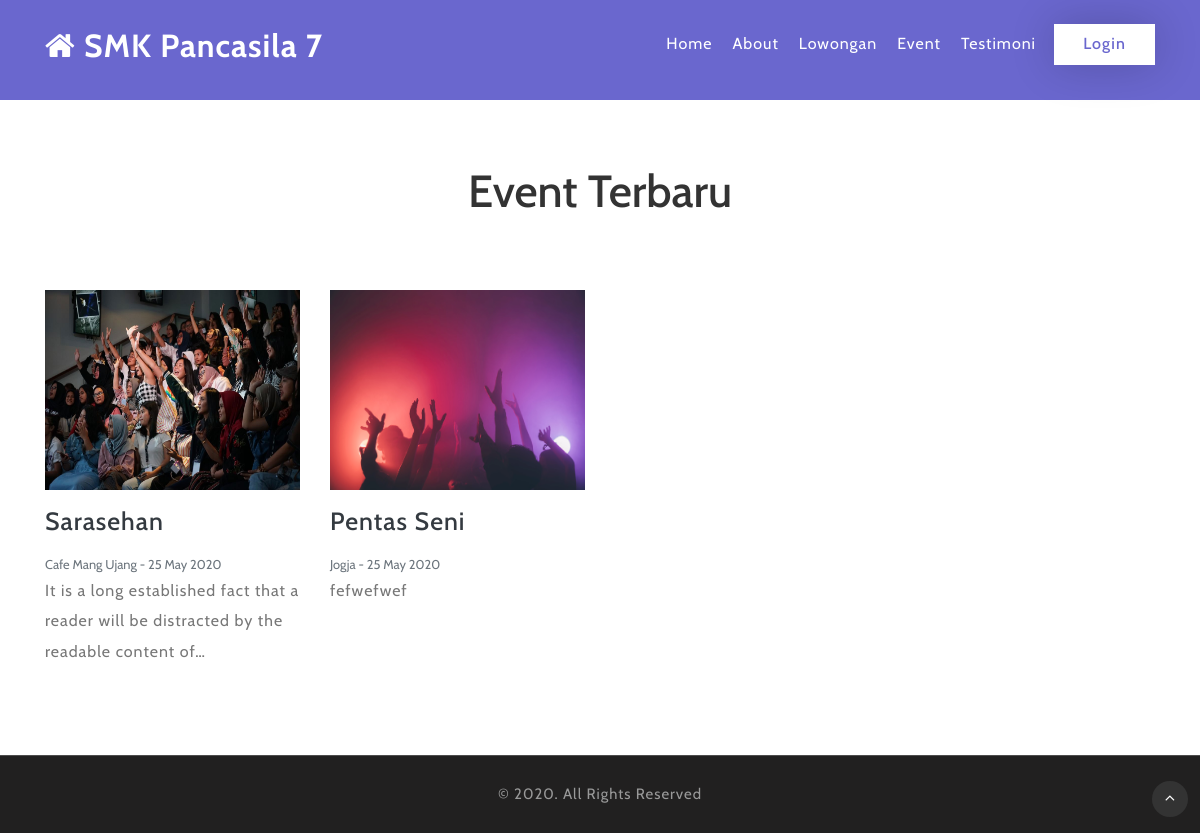
Screenshot of /index.php/front/event with the database file from the repository.
### tables this page shows
CREATE TABLE `event` (
  `id_event` int(11) NOT NULL,
  `judul_event` varchar(60) NOT NULL,
  `gambar_event` varchar(60) NOT NULL,
  `tanggal_event` date NOT NULL,
  `lokasi_event` varchar(60) NOT NULL,
  `waktu_event` varchar(30) NOT NULL,
  `deskripsi_event` text NOT NULL,
  `slug` varchar(60) NOT NULL,
  `create_at` date NOT NULL DEFAULT current_timestamp(),
  `author` varchar(30) NOT NULL
);

### application/controllers/front/Event.php (called while the page is built, shortened)
<?php
class Event extends CI_controller
{
	public function __construct()
	{
        $this->load->model('m_home');
    }
    public function index(){
        $data['title'] = "Event";
        $data['event'] = $this->m_home->getEventAll();
        $this->load->view('v_home/v_list_event', $data);
    }
}

### index.php (called while the page is built, shortened)
<?php
require_once BASEPATH.'core/CodeIgniter.php';

### application/models/M_home.php (called while the page is built, shortened)
<?php
class M_home extends CI_Model
{
    public function getEventAll(){
        return $this->db->query("SELECT * FROM `event` ORDER BY `create_at` DESC")->result_array();
    }
}

### application/views/v_home/v_list_event.php (the view, shortened to what this page needs)
<!DOCTYPE html>
<html lang="en">
<head>
    <link href="<?= base_url('assets/css/bootstrap.css') ?>" rel='stylesheet' type='text/css' />
    <link href="<?= base_url('assets/css/style.css') ?>" rel='stylesheet' type='text/css' />
    <link href="<?= base_url('assets/css/font-awesome.min.css') ?>" rel="stylesheet">
  <link rel="stylesheet" href="<?= base_url('assets/plugins/sweetalert2-theme-bootstrap-4/bootstrap-4.min.css')?>">
  <link rel="stylesheet" href="<?= base_url('assets/plugins/toastr/toastr.min.css')?>">
</head>
<body>
<header class="py-4">
    <div class="container">
            <div id="logo">
                <h1> <a href="<?=base_url()?>"><span class="fa fa-home" aria-hidden="true"></span> SMK Pancasila 7</a></h1>
            </div>
        <nav class="d-lg-flex">
            <ul class="menu mt-2 ml-auto">
                <li class=""><a href="<?=base_url()?>">Home</a></li>
                <li class=""><a href="<?=base_url()?>#about">About</a></li>
                <li class=""><a href="<?=base_url()?>/lowongan">Lowongan</a></li>
                <li class=""><a href="<?=base_url()?>/event">Event</a></li>
                <li class=""><a href="<?=base_url()?>#testimoni">Testimoni</a></li>
            </ul>
            <div class="login-icon ml-lg-2">
            <?php if($this->session->userdata('is_login') && $this->session->userdata('is_login') == 'punten' ){
                if($this->session->userdata('nama_role') == 'Alumni'){
                    echo '<a class="user" href="'.base_url().'alumni/dashboard"> Dashboard <i class="fa fa-arrow-right"></i></a>';
                }else{
                    echo '<a class="user" href="'.base_url().'admin/dashboard"> Dashboard <i class="fa fa-arrow-right"></i></a>';
                }
            }else{
                echo '<a class="user" href="#login"> Login</a>';
            }?>
            </div>
        </nav>
    </div>
</header>
<div class="banner" id="home">
    <div class="container" style=" height:100px;">
    </div>
</div>
<section class="process py-5" id="event">
    <div class="container py-md-3">
        <h3 class="heading mb-5 text-center">Event Terbaru</h3>
        <div class="row process-grids">
        <?php foreach($event AS $e) :
            if(!empty($e['tanggal_event'])){
                $tgl = DateTime::createFromFormat('Y-m-d', $e['tanggal_event'])->format('d F Y');
            }
            ?>
            <div class="col-lg-3 col-md-6 my-lg-4 w3pvt-ab position-relative">
                <div class="">
                    <img src="<?=base_url()?>assets/uploads/file_berita/<?=$e['gambar_event']?>" alt="" style="width: 100%; height: 200px;" class="img-fluid">
                </div>
                <h4 class="feed-title my-md-3 mb-3"><a href="<?=base_url()?>event/detail/<?=$e['slug']?>" class="text-dark"><?=ucwords($e['judul_event'])?></a></h4>
                <small class="text-muted mb-3"><?=ucwords($e['lokasi_event'])?> - <?=$tgl?></small>
                <p> <?php echo word_limiter($e['deskripsi_event'], 17)?></p>
            </div>
        <?php endforeach; ?>
        </div>
    </div>
</section>
<div class="copy-right-top border-top">
    <p class="copy-right text-center py-4">&copy; 2020. All Rights Reserved
    </p>
</div>
<div class="move-top text-right">
    <a href="#home" class="move-top">
        <span class="fa fa-angle-up  mb-3" aria-hidden="true"></span>
    </a>
</div>
</body>
</html>

### assets/css/style.css (style rules this page uses)
html, body { margin: 0; font-size: 100%; background: #fff; font-family: 'Cabin', sans-serif; }
html { scroll-behavior: smooth; }
body a { text-decoration: none; transition: 0.5s all; -webkit-transition: 0.5s all; -moz-transition: 0.5s all; -o-transition: 0.5s all; -ms-transition: 0.5s all; font-family: 'Cabin', sans-serif; }
body img { max-width: 100%; }
h1, h2, h3, h4, h5, h6 { margin: 0; letter-spacing: 1px; }
li { list-style-type: none; }
p { margin: 0; font-size: 1em; line-height: 1.9em; letter-spacing: 1px; }
ul { margin: 0; padding: 0; }
header { position: absolute; z-index: 9; width: 100%; }
nav { margin:0; padding: 0; float: right; }
div#logo { float: left; }
#logo a { float: left; font-size: .8em; text-transform: capitalize; display: initial; margin: 0; letter-spacing: 1px; color: #fff; font-weight: 800; padding: 3px 0; }
#logo a span { color: #fff; }
nav:after { content:""; display:table; clear:both; }
nav ul { float: right; padding:0; margin:0; list-style: none; position: relative; }
nav ul li { margin: 0px; display:inline-block; float: left; }
nav a { color: #fff; text-transform: capitalize; font-size: 16px; letter-spacing: 1px; padding: 10px 10px; }
li > a:only-child:after { content: ''; }
.login-icon a,.login-icon a:hover { border: 2px solid #fff; padding: 0.4em 1.7em; color: #6a67ce; font-weight: 500; letter-spacing: 1px; display: block; font-size: 1em; background: #fff; box-shadow: 0 0px 45px rgba(0, 0, 0, .2); border-radius: 0px; -webkit-border-radius: 0px; -moz-border-radius: 0px; -ms-border-radius: 0px; -o-border-radius: 0px; }
.banner { background: #6a67ce; position: relative; z-index: 1; }
h2.heading,h3.heading { font-size: 45px; color: #333; text-transform: capitalize; letter-spacing: 0; }
h4.feed-title { font-size: 25px; color: #333; letter-spacing: 1px; }
.process p { font-size: 16px; color: #777; }
.copy-right-top { background: #212020; }
.copy-right { letter-spacing: 1px; font-size: 15px; color: #999; }
.copy-right-top { border-color: rgba(255, 255, 255, 0.2) !important; }
.move-top { position: relative; }
a.move-top { text-align: center; position: absolute; right: 1%; bottom: 0%; }
a.move-top span { color: #fff; width: 36px; height: 36px; border: transparent; line-height: 2em; background: #333; border-radius: 50px; -webkit-border-radius: 50px; -o-border-radius: 50px; -moz-border-radius: 50px; -ms-border-radius: 50px; }

### rows the page displays
event: gambar_event (picture), judul_event "Sarasehan", lokasi_event "Cafe Mang Ujang", tanggal_event "25 May 2020", deskripsi_event "It is a long established fact that a reader will be distracted by the readable content of…"
event: gambar_event (placeholder picture), judul_event "Pentas Seni", lokasi_event "Jogja", tanggal_event "25 May 2020", deskripsi_event "fefwefwef"
